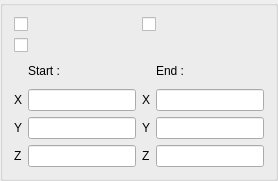
<?xml version="1.0" encoding="UTF-8"?>
<ui version="4.0">
 <class>EntityGUI_Controls_QTD</class>
 <widget class="QWidget" name="EntityGUI_Controls_QTD">
  <property name="geometry">
   <rect>
    <x>0</x>
    <y>0</y>
    <width>278</width>
    <height>181</height>
   </rect>
  </property>
  <property name="windowTitle">
   <string/>
  </property>
  <layout class="QGridLayout">
   <property name="margin">
    <number>0</number>
   </property>
   <item row="0" column="0">
    <widget class="QGroupBox" name="GroupBox1">
     <property name="sizePolicy">
      <sizepolicy hsizetype="Preferred" vsizetype="Preferred">
       <horstretch>0</horstretch>
       <verstretch>0</verstretch>
      </sizepolicy>
     </property>
     <property name="title">
      <string/>
     </property>
     <layout class="QVBoxLayout" name="verticalLayout">
      <item>
       <layout class="QGridLayout" name="gridLayout">
        <item row="0" column="0">
         <widget class="QCheckBox" name="CheckBox2">
          <property name="text">
           <string/>
          </property>
         </widget>
        </item>
        <item row="0" column="1">
         <widget class="QCheckBox" name="CheckBox1">
          <property name="text">
           <string/>
          </property>
         </widget>
        </item>
        <item row="1" column="0" colspan="2">
         <widget class="QCheckBox" name="CheckBox3">
          <property name="text">
           <string/>
          </property>
         </widget>
        </item>
       </layout>
      </item>
      <item>
       <layout class="QGridLayout" name="gridLayout_2">
        <item row="1" column="0">
         <widget class="QLabel" name="label_1">
          <property name="text">
           <string>X</string>
          </property>
         </widget>
        </item>
        <item row="1" column="1">
         <widget class="QLineEdit" name="lineEdit_1"/>
        </item>
        <item row="2" column="0">
         <widget class="QLabel" name="label_2">
          <property name="text">
           <string>Y</string>
          </property>
         </widget>
        </item>
        <item row="2" column="1">
         <widget class="QLineEdit" name="lineEdit_2"/>
        </item>
        <item row="3" column="0">
         <widget class="QLabel" name="label_3">
          <property name="text">
           <string>Z</string>
          </property>
         </widget>
        </item>
        <item row="3" column="1">
         <widget class="QLineEdit" name="lineEdit_3"/>
        </item>
        <item row="1" column="2">
         <widget class="QLabel" name="label_4">
          <property name="text">
           <string>X</string>
          </property>
         </widget>
        </item>
        <item row="1" column="3">
         <widget class="QLineEdit" name="lineEdit_4"/>
        </item>
        <item row="2" column="2">
         <widget class="QLabel" name="label_5">
          <property name="text">
           <string>Y</string>
          </property>
         </widget>
        </item>
        <item row="2" column="3">
         <widget class="QLineEdit" name="lineEdit_5"/>
        </item>
        <item row="3" column="2">
         <widget class="QLabel" name="label_6">
          <property name="text">
           <string>Z</string>
          </property>
         </widget>
        </item>
        <item row="3" column="3">
         <widget class="QLineEdit" name="lineEdit_6"/>
        </item>
        <item row="0" column="1">
         <widget class="QLabel" name="label_7">
          <property name="text">
           <string>Start :</string>
          </property>
         </widget>
        </item>
        <item row="0" column="3">
         <widget class="QLabel" name="label_8">
          <property name="text">
           <string>End :</string>
          </property>
         </widget>
        </item>
       </layout>
      </item>
     </layout>
    </widget>
   </item>
  </layout>
 </widget>
 <layoutdefault spacing="6" margin="11"/>
 <pixmapfunction>qPixmapFromMimeSource</pixmapfunction>
 <resources/>
 <connections/>
</ui>
